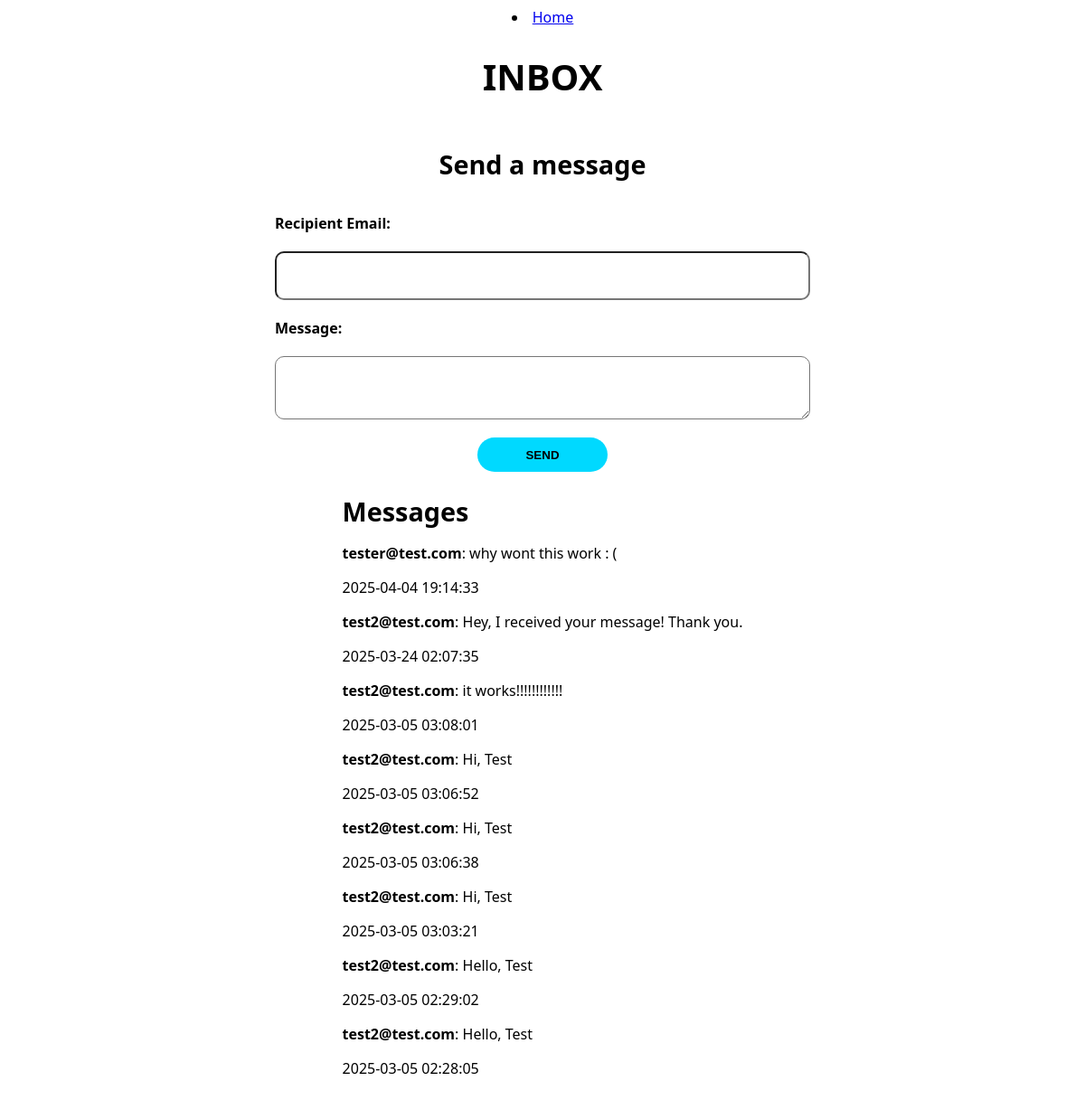
Before: /inbox (signed in) with the older database file.
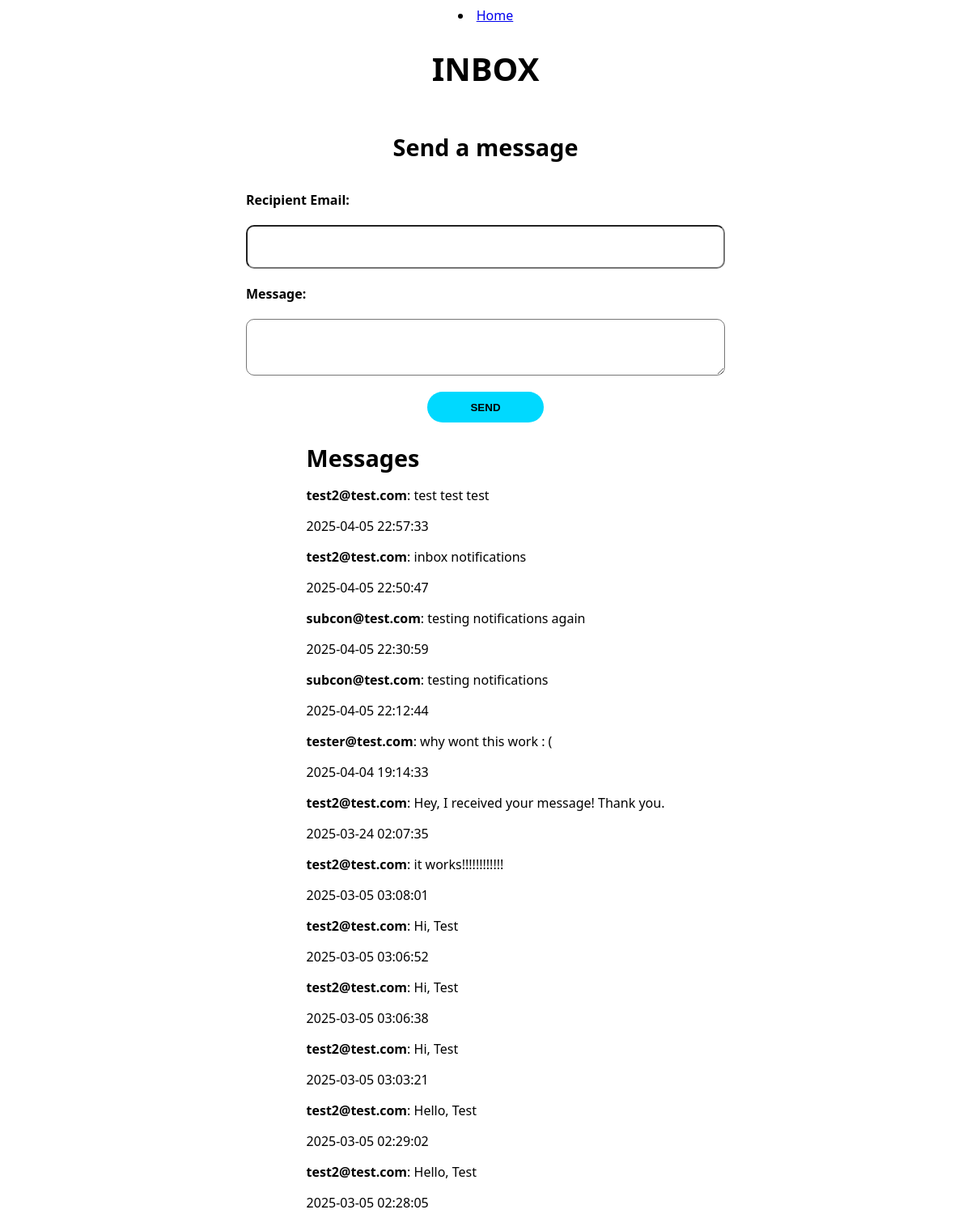
After: the same page with the newer database file.
### website/models.py (models this page shows)
class Message(db.Model): #Model to handle the messages
    id = db.Column(db.Integer, primary_key=True) #store all messages in a table
    sender_id = db.Column(db.Integer, db.ForeignKey('user.id')) #used to fetch the correct messages based on who received and who sent
    receiver_id = db.Column(db.Integer, db.ForeignKey('user.id'))
    message_text = db.Column(db.Text, nullable = False)
    timestamp = db.Column(db.DateTime, default = db.func.current_timestamp())
    is_read = db.Column(db.Boolean, default=False)

class User(db.Model, UserMixin): # Define schema, the columns
    id = db.Column(db.Integer, primary_key=True)
    email = db.Column(db.String(150), unique=True) # No user can have the same email as another
    password = db.Column(db.String(150))
    first_name = db.Column(db.String(150))
    role = db.Column(db.String(150))
    projects = db.relationship('Project') # Tells Flask and sqlAlchemy to do their magic, and when creating a project,
    messages_sent = db.relationship('Message', foreign_keys='Message.sender_id', backref='sender', lazy=True)
    messages_received = db.relationship('Message', foreign_keys='Message.receiver_id', backref='receiver', lazy=True)

### website/views.py (the view)
@views.route('/inbox')
@login_required
def inbox():
    user_id = current_user.id
    messages = Message.query.join(User, Message.sender_id == User.id).filter(Message.receiver_id == user_id).add_columns(Message.id, Message.message_text, Message.timestamp, User.email.label('sender_name')).order_by(Message.timestamp.desc()).all()
    unread_messages = Message.query.filter_by(receiver_id=user_id, is_read=False).all()
    for message in unread_messages:
        message.is_read = True
    db.session.commit()
    unread_count = len(unread_messages)
    return render_template("inbox.html", messages=messages, unread_count=unread_count)

### website/context_processors.py (called while the page is built)
def unread_message_count():
    if current_user.is_authenticated:
        return Message.query.filter_by(receiver_id=current_user.id, is_read=False).count()
    return 0

### website/templates/inbox.html (shortened to what this page needs)
<!DOCTYPE html>
<html lang="en-US">
  <head>
    <link rel="stylesheet" href="./../static/inbox-style.css" />
  </head>
  <body>
    <li><a href="/">Home</a></li>
    <h1>Inbox</h1>
    <h2>Send a message</h2>
    <form method="POST" action="{{url_for('views.send_message')}}">
      <label for="receiver_email">Recipient Email:</label>
      <input type="text" name="receiver_email" required />
      <label for="content">Message:</label>
      <textarea name="content" required></textarea>
      <button type="submit">Send</button>
    </form>
    <div>
      <h2>Messages</h2>
      {% if messages %} {% for message in messages %}
      <div>
        <p>
          <strong>{{message.sender_name }}</strong>: {{message.message_text }}
        </p>
        <p>{{message.timestamp }}</p>
      </div>
      {% endfor %} {% else %}
      <p>No messages found.</p>
      {% endif %}
    </div>
  </body>
</html>

Changed rows visible on the page:
added Message: sender_name "test2@test.com", message_text "test test test", timestamp "2025-04-05 22:57:33"
added Message: sender_name "test2@test.com", message_text "inbox notifications", timestamp "2025-04-05 22:50:47"
added Message: sender_name "subcon@test.com", message_text "testing notifications again", timestamp "2025-04-05 22:30:59"
added Message: sender_name "subcon@test.com", message_text "testing notifications", timestamp "2025-04-05 22:12:44"
